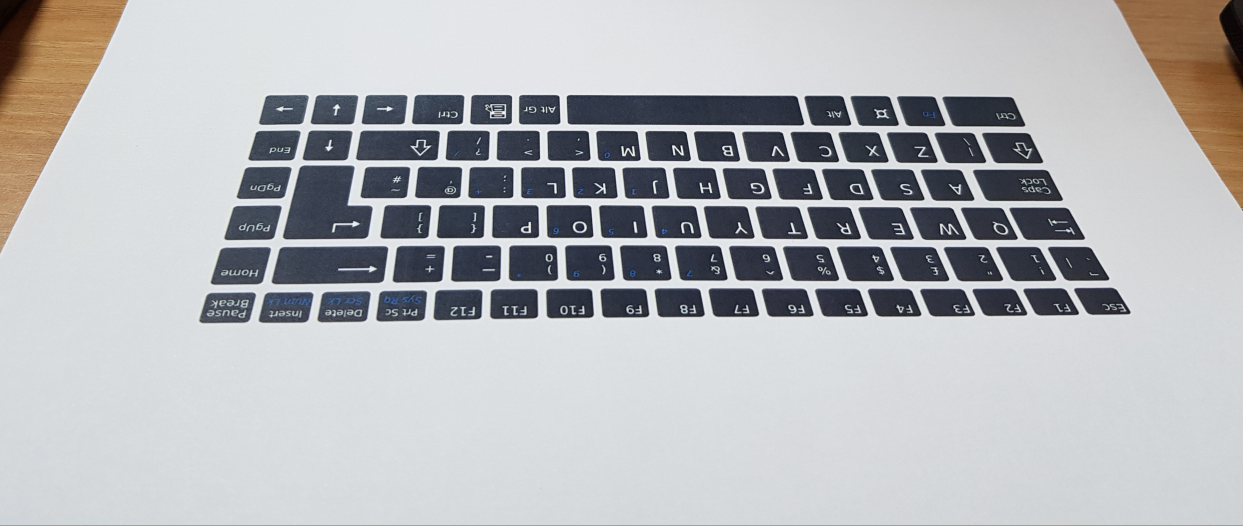
#> input picture preprocessing/keyb.jpg, 3728 x 1577 px, found by its file name (shown at 1/3 size)
$ python rotateAndGo.py
#> lines starting #> are read from the running program, lines starting #| are printed output that depends on the picture; after the words box and inside, x2 and y2 are one past the last pixel; in counts of white or black regions, pixels touching at a corner belong together
import cv2
import imutils
import numpy as np

WIDTH = 400
HEIGHT = 300

#1 - load the image
image_ori = cv2.imread("C:/Users/jw969/Desktop/keyb.jpg")
#> image_ori is the input picture: shape (1577, 3728, 3); mean B, G, R 184.9, 181.8, 180.4

image_ori = cv2.resize(image_ori,(WIDTH,HEIGHT))
#> image_ori: shape (300, 400, 3)
cv2.imshow("1-Original", image_ori)


#2 - Gary
image_gray = cv2.cvtColor(image_ori,cv2.COLOR_BGR2GRAY)
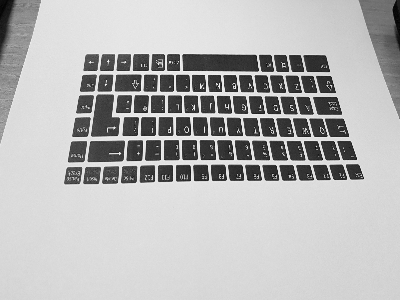
#> image_gray: shape (300, 400); min 2, max 245, mean 181.6
cv2.imshow("2-grayscale", image_gray)


#3 - Blur
image_blur = cv2.medianBlur(image_gray,19)#<<odd numbers only, prefer ~(WIDTH/20)~
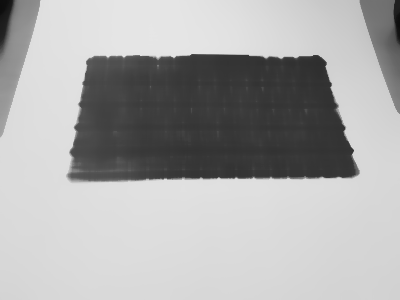
#> image_blur: shape (300, 400); min 13, max 230, mean 170.9
#image_blur = cv2.GaussianBlur(image_gray,(9,9),0)
#medianBlur를 이용하여 아래에서 컨투어를 구할 때 키보드 자판 하나하나들로 나뉘는 것을 막음
# TODO: 가우시안 블러는 혹시 쓸 수도 있어서 남겨놓은것 나중에 지울것
cv2.imshow("3-blur", image_blur)


#4 - edge detection (Canny)
image_edge = cv2.Canny(image_blur, 100, 300, 3)
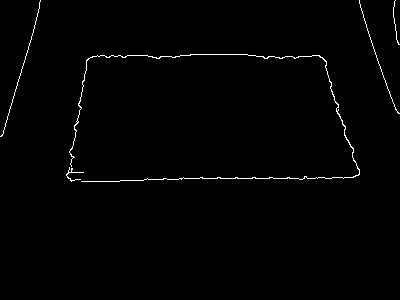
#> image_edge: shape (300, 400); 0.99% white in thin lines or dots, all inside (x1, y1, x2, y2) = (0, 0, 400, 182)
cv2.imshow("4-edge dection", image_edge)


#5 - Rotate
image_rotated = imutils.rotate_bound(image_edge, 45)
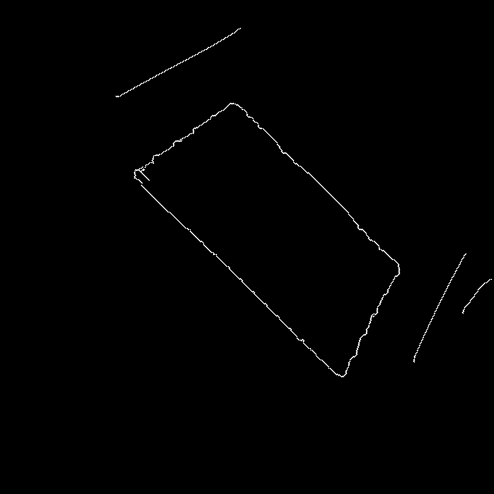
#> image_rotated: shape (494, 494); min 0, max 255, mean 1.2
cv2.imshow("5-Rotate 45 Degrees", image_rotated)


#6 - find contours, get largest one, get extrime points
cnts = cv2.findContours(image_rotated, cv2.RETR_EXTERNAL, cv2.CHAIN_APPROX_SIMPLE)
#> cnts = 4 contours; box (x1, y1, x2, y2) and area: (133, 102, 401, 378) 32933, (115, 27, 242, 98) 184, (412, 253, 467, 363) 155, (461, 278, 493, 314) 66
cnts = imutils.grab_contours(cnts)
c = max(cnts, key=cv2.contourArea)
#> c = contour of 253 points, box (x1, y1, x2, y2) (133, 102, 401, 378), area 32933
# determine the most extreme points along the contour
extLeft = tuple(c[c[:, :, 0].argmin()][0])
#> extLeft = (133, 172)
extRight = tuple(c[c[:, :, 0].argmax()][0])
#> extRight = (400, 273)
extTop = tuple(c[c[:, :, 1].argmin()][0])
#> extTop = (230, 102)
extBot = tuple(c[c[:, :, 1].argmax()][0])
#> extBot = (341, 377)

image_rotated_color = imutils.rotate_bound(image_ori, 45)
image_rotated_color2 = image_rotated_color.copy()
#위의 두개는 바로 아래에서 이미지에 낙서를 해서 하나더만든거임
#TODO: 아래의 코드는 확인용이므로 지워도됨 그러나 프로젝트 끝날 때 까지는 살림
# draw the outline of the object, then draw each of the
cv2.drawContours(image_rotated_color2, [c], -1, (0, 255, 255), 2)
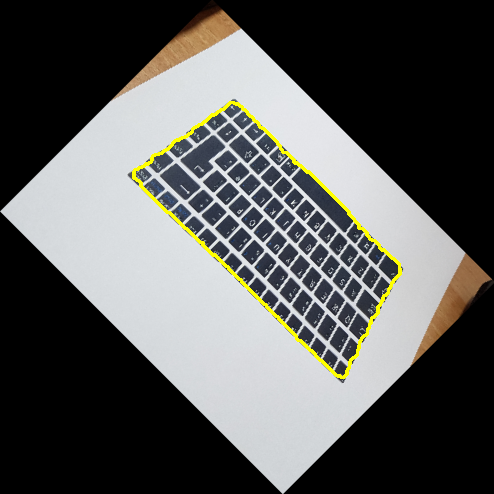
#> image_rotated_color2: shape (494, 494, 3); mean B, G, R 89.5, 91.1, 90.4
cv2.circle(image_rotated_color2, extLeft, 6, (0, 0, 255), -1)
#> image_rotated_color2: shape (494, 494, 3); 0.05% of pixels changed, all inside (x1, y1, x2, y2) = (127, 166, 140, 179)
cv2.circle(image_rotated_color2, extRight, 6, (0, 255, 0), -1)
#> image_rotated_color2: shape (494, 494, 3); mean B, G, R 89.4, 91, 90.4
cv2.circle(image_rotated_color2, extTop, 6, (255, 0, 0), -1)
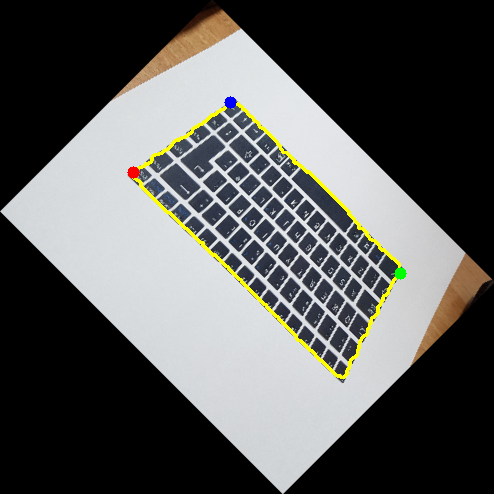
#> image_rotated_color2: shape (494, 494, 3); mean B, G, R 89.4, 90.9, 90.3
cv2.circle(image_rotated_color2, extBot, 6, (255, 255, 0), -1)
#> image_rotated_color2: shape (494, 494, 3); 0.05% of pixels changed, all inside (x1, y1, x2, y2) = (335, 371, 348, 384)
cv2.imshow("6-contour image", image_rotated_color2)


#7 - affine
#add extra pixel
OFFSET = 20
aextLeft = np.asarray(extLeft)
#> aextLeft = [133, 172]
aextRight = np.asarray(extRight)
#> aextRight = [400, 273]
aextTop = np.asarray(extTop)
#> aextTop = [230, 102]
aextBot = np.asarray(extBot)
#> aextBot = [341, 377]
print(aextLeft)
#| [133 172]
print(aextRight)
#| [400 273]
print(aextTop)
#| [230 102]
print(aextBot)
#| [341 377]
aextLeft += [-OFFSET,0]
#> aextLeft = [113, 172]
aextRight += [OFFSET,0]
#> aextRight = [420, 273]
aextTop += [0,-OFFSET]
#> aextTop = [230, 82]
aextBot += [0,OFFSET]
#> aextBot = [341, 397]

pts1 = np.float32([aextBot,aextLeft,aextRight,aextTop])
#> pts1 = [[341, 397], [113, 172], [420, 273], [230, 82]]
pts2 = np.float32([[0,0],[WIDTH,0],[0,HEIGHT],[WIDTH,HEIGHT]])
matrix = cv2.getPerspectiveTransform(pts1,pts2)
#> matrix = [[-1.12, -0.711, 662.4], [1.25, -1.27, 76.76], [-0.000839, 0.000757, 1]]
image_affine = cv2.warpPerspective(image_rotated_color,matrix,(WIDTH,HEIGHT))
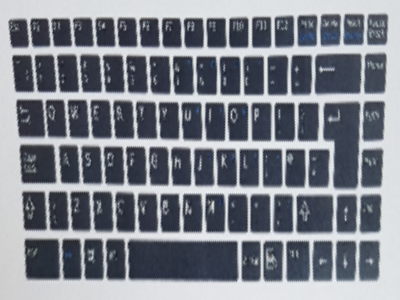
#> image_affine: shape (300, 400, 3); mean B, G, R 138.5, 129.7, 125.2

cv2.imshow("7-affine ", image_affine)

cv2.waitKey(0)
cv2.destroyAllWindows()

$ run again, with preprocessing/t.png saved as preprocessing/keyb.jpg
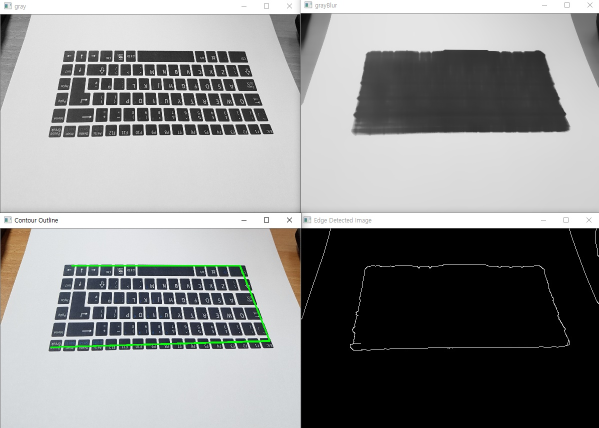
#> input picture preprocessing/t.png, 1198 x 856 px, found by its file name (shown at 1/2 size)
#> image_ori is the input picture: shape (856, 1198, 3); mean B, G, R 142, 142.1, 141
#> image_ori: shape (300, 400, 3)
#> image_edge: shape (300, 400); 2.1% white in thin lines or dots
#> cnts = 9 contours; largest, box (x1, y1, x2, y2) and area: (316, 201, 441, 329) 7662, (68, 166, 193, 293) 7168, (175, 61, 298, 186) 6912, (265, 67, 358, 187) 1448, (141, 173, 382, 396) 1190
#> c = contour of 95 points, box (x1, y1, x2, y2) (316, 201, 441, 329), area 7662
#> extLeft = (316, 231)
#> extRight = (440, 285)
#> extTop = (356, 201)
#> extBot = (412, 328)
#> `cv2.circle(image_rotated_color2, extTop, 6, (255, 0, 0), -1)`:
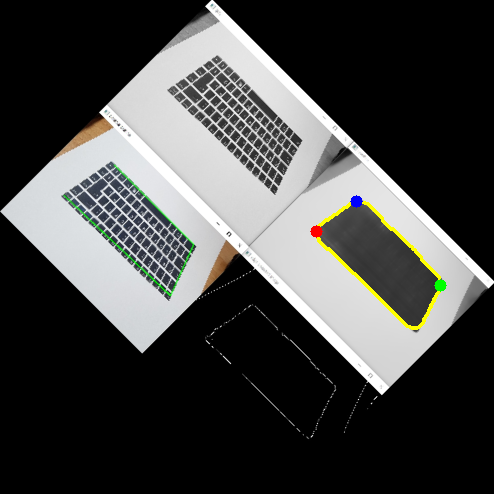
#> image_rotated_color2: shape (494, 494, 3); mean B, G, R 69.1, 70.4, 69.8
#> `aextLeft = np.asarray(extLeft)`: aextLeft = [316, 231]
#> `aextRight = np.asarray(extRight)`: aextRight = [440, 285]
#> `aextTop = np.asarray(extTop)`: aextTop = [356, 201]
#> `aextBot = np.asarray(extBot)`: aextBot = [412, 328]
#| [316 231]
#| [440 285]
#| [356 201]
#| [412 328]
#> `aextLeft += [-OFFSET,0]`: aextLeft = [296, 231]
#> `aextRight += [OFFSET,0]`: aextRight = [460, 285]
#> `aextTop += [0,-OFFSET]`: aextTop = [356, 181]
#> `aextBot += [0,OFFSET]`: aextBot = [412, 348]
#> pts1 = [[412, 348], [296, 231], [460, 285], [356, 181]]
#> matrix = [[-1.87, -1.42, 1263.5], [2.34, -2.32, -156.7], [-0.000899, 0.000965, 1]]
#> `image_affine = cv2.warpPerspective(image_rotated_color,matrix,(WIDTH,H..`:
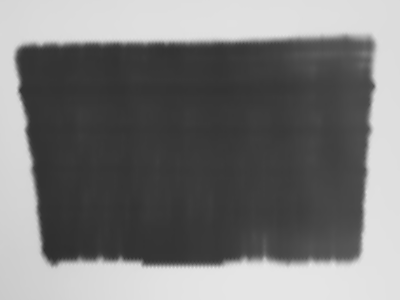
#> image_affine: shape (300, 400, 3); min 46, max 229, mean 120.7

$ run again, with preprocessing/결과사진임.png saved as preprocessing/keyb.jpg
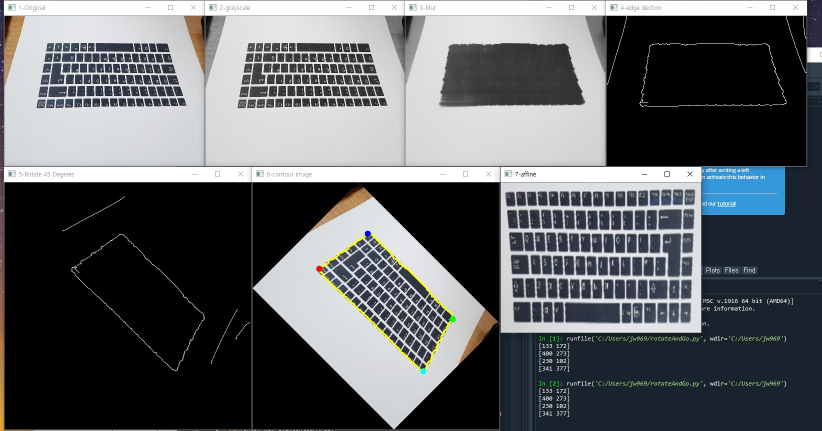
#> input picture preprocessing/결과사진임.png, 1644 x 861 px, found by its file name (shown at 1/2 size)
#> image_ori is the input picture: shape (861, 1644, 3); mean B, G, R 100.1, 97.4, 94.4
#> image_ori: shape (300, 400, 3)
#> image_edge: shape (300, 400); 3% white in thin lines or dots
#> cnts = 8 contours; box (x1, y1, x2, y2) and area: (6, 0, 491, 379) 41812, (315, 179, 382, 247) 2752, (178, 43, 242, 108) 2350, (248, 112, 312, 177) 2340, (253, 75, 278, 100) 371, (323, 144, 346, 169) 350, (254, 371, 313, 402) 224, (256, 304, 264, 312) 24
#> c = contour of 614 points, box (x1, y1, x2, y2) (6, 0, 491, 379), area 41812
#> extLeft = (6, 211)
#> extRight = (490, 278)
#> extTop = (213, 0)
#> extBot = (166, 378)
#> `cv2.circle(image_rotated_color2, extBot, 6, (255, 255, 0), -1)`:
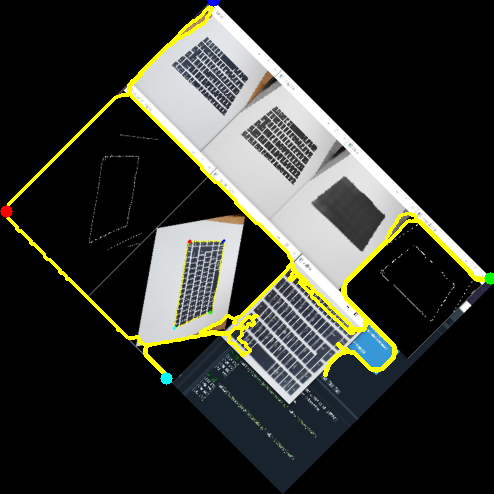
#> image_rotated_color2: shape (494, 494, 3); mean B, G, R 46.2, 52.4, 50.8
#> `aextLeft = np.asarray(extLeft)`: aextLeft = [6, 211]
#> `aextRight = np.asarray(extRight)`: aextRight = [490, 278]
#> `aextTop = np.asarray(extTop)`: aextTop = [213, 0]
#> `aextBot = np.asarray(extBot)`: aextBot = [166, 378]
#| [  6 211]
#| [490 278]
#| [213   0]
#| [166 378]
#> `aextLeft += [-OFFSET,0]`: aextLeft = [-14, 211]
#> `aextRight += [OFFSET,0]`: aextRight = [510, 278]
#> `aextTop += [0,-OFFSET]`: aextTop = [213, -20]
#> `aextBot += [0,OFFSET]`: aextBot = [166, 398]
#> pts1 = [[166, 398], [-14, 211], [510, 278], [213, -20]]
#> matrix = [[-0.434, -1.24, 567.6], [0.835, -0.803, 181.2], [0.00108, -0.000983, 1]]
#> `image_affine = cv2.warpPerspective(image_rotated_color,matrix,(WIDTH,H..`:
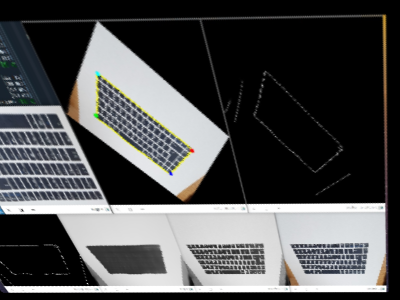
#> image_affine: shape (300, 400, 3); mean B, G, R 80.3, 79.6, 78.8
